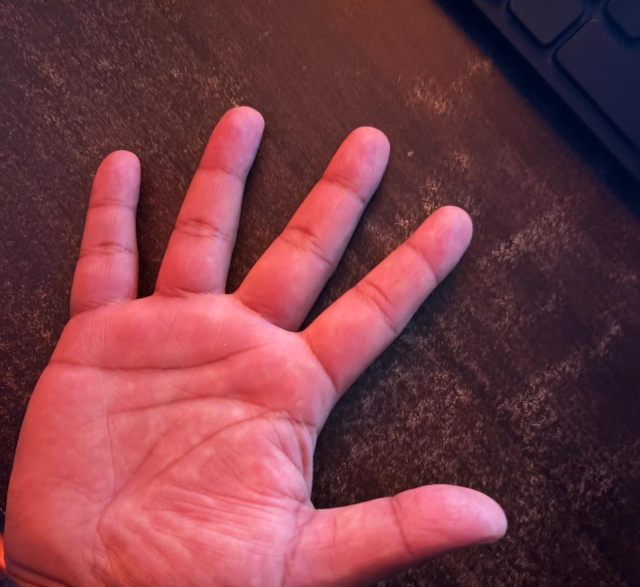
#> input picture dataset/person_1/p1_palm12.jpeg, 1280 x 1173 px (shown at 1/2 size); its folder holds only this picture in this run; the run also reads 1 picture not shown here
$ jupyter execute --allow-errors palm_recognition2.ipynb
#> lines starting #> are read from the running program, lines starting #| are printed output that depends on the picture; after the words box and inside, x2 and y2 are one past the last pixel; in counts of white or black regions, pixels touching at a corner belong together
#> further down, img is the input picture: shape (1173, 1280, 3); mean B, G, R 69.7, 60, 120.3
### pre_pro.py
# [85 lines of commented-out code are left out]


import cv2
import numpy as np
import matplotlib.pyplot as plt


# [100 lines left out: function preprocess_palm_image, not called in this run]


img = cv2.imread("./dataset/person_1/p1_palm.jpeg")

# [12 lines of commented-out code are left out]


"""
Palm Image Preprocessing Pipeline for CNN Training
===================================================
A comprehensive preprocessing pipeline that transforms raw palm images
into normalized, enhanced, and standardized format for deep learning models.

Pipeline Steps:
1. Image Acquisition and Quality Adjustment
2. ROI (Region of Interest) Extraction
3. Enhancement (CLAHE)
4. Normalization and Resizing
5. Data Augmentation (optional, for training)
"""

import cv2
import numpy as np
from PIL import Image
import matplotlib.pyplot as plt
from typing import Tuple, Optional


class PalmPreprocessor:
    """
    Complete preprocessing pipeline for palm recognition images.
    Follows industry best practices for biometric image processing.
    """

    def __init__(self, target_size: Tuple[int, int] = (128, 128)):
        """
        Initialize the preprocessor.

        Args:
            target_size: Output image dimensions (height, width)
        """
        self.target_size = target_size

    def preprocess(self, image: np.ndarray, visualize: bool = False) -> Optional[np.ndarray]:
        """
        Complete preprocessing pipeline for a single palm image.

        Args:
            image: Input image (BGR format from cv2 or RGB from PIL)
            visualize: If True, displays intermediate steps

        Returns:
            Preprocessed image ready for CNN (normalized, grayscale, resized)
            Returns None if preprocessing fails (no hand detected)
        """
        steps = {}

        # Ensure image is in BGR format (OpenCV standard)
        if len(image.shape) == 2:
            # Already grayscale
            image = cv2.cvtColor(image, cv2.COLOR_GRAY2BGR)
        elif image.shape[2] == 4:
            # RGBA to BGR
            image = cv2.cvtColor(image, cv2.COLOR_RGBA2BGR)

        steps['1_original'] = image.copy()

        # ====== STEP 1: Image Acquisition and Quality Adjustment ======

        # 1.1 Initial Cleaning - Remove noise using Gaussian Blur
        denoised = cv2.GaussianBlur(image, (5, 5), 0)
        steps['2_denoised'] = denoised.copy()

        # 1.2 Grayscale Conversion (for final output, but use color for ROI detection)
        gray = cv2.cvtColor(denoised, cv2.COLOR_BGR2GRAY)
        steps['3_grayscale'] = gray.copy()

        # ====== STEP 2: ROI (Region of Interest) Extraction ======

        # 2.1 Segmentation using skin color detection (more robust than simple thresholding)
        roi_mask = self._extract_hand_mask(denoised)
        steps['4_hand_mask'] = roi_mask.copy()

        if roi_mask is None:
            print("❌ No hand detected in image")
            return None

        # 2.2 Morphological Operations to clean the mask
        cleaned_mask = self._clean_mask(roi_mask)
        steps['5_cleaned_mask'] = cleaned_mask.copy()

        # 2.3 Boundary Tracking - Find largest contour (hand)
        contours, _ = cv2.findContours(
            cleaned_mask, cv2.RETR_EXTERNAL, cv2.CHAIN_APPROX_SIMPLE
        )

        if len(contours) == 0:
            print("❌ No contours found")
            return None

        # Find largest contour (should be the hand)
        largest_contour = max(contours, key=cv2.contourArea)

        # 2.4 Extract ROI - Get bounding box of the palm
        x, y, w, h = cv2.boundingRect(largest_contour)

        # Add small padding to ensure we capture the entire palm
        padding = 10
        x = max(0, x - padding)
        y = max(0, y - padding)
        w = min(image.shape[1] - x, w + 2 * padding)
        h = min(image.shape[0] - y, h + 2 * padding)

        # Crop the palm region from grayscale image
        palm_roi = gray[y:y+h, x:x+w]
        steps['6_roi_extracted'] = palm_roi.copy()

        # ====== STEP 3: Enhancement ======

        # 3.1 Apply CLAHE (Contrast Limited Adaptive Histogram Equalization)
        # This enhances the visibility of palm lines, ridges, and texture
        clahe = cv2.createCLAHE(clipLimit=2.0, tileGridSize=(8, 8))
        enhanced = clahe.apply(palm_roi)
        steps['7_enhanced_clahe'] = enhanced.copy()

        # ====== STEP 4: Normalization and Resizing ======

        # 4.1 Resize to target dimensions
        resized = cv2.resize(enhanced, self.target_size, interpolation=cv2.INTER_AREA)
        steps['8_resized'] = resized.copy()

        # 4.2 Pixel Normalization - Scale to [0, 1]
        normalized = resized.astype(np.float32) / 255.0
        steps['9_normalized'] = normalized.copy()

        # Reshape for CNN input (add channel dimension)
        preprocessed = normalized.reshape(self.target_size[0], self.target_size[1], 1)

        if visualize:
            self._visualize_steps(steps)

        return preprocessed

    def _extract_hand_mask(self, image: np.ndarray) -> Optional[np.ndarray]:
        """
        Extract hand region using skin color detection in HSV space.
        More robust than simple grayscale thresholding.
        """
        # Convert to HSV color space
        hsv = cv2.cvtColor(image, cv2.COLOR_BGR2HSV)

        # Define skin color range (works for various skin tones)
        lower_skin = np.array([0, 20, 70], dtype=np.uint8)
        upper_skin = np.array([20, 255, 255], dtype=np.uint8)

        # Create binary mask
        mask = cv2.inRange(hsv, lower_skin, upper_skin)

        return mask

    def _clean_mask(self, mask: np.ndarray) -> np.ndarray:
        """
        Apply morphological operations to clean the binary mask.
        Removes small noise and fills holes.
        """
        # Create morphological kernel
        kernel = cv2.getStructuringElement(cv2.MORPH_ELLIPSE, (11, 11))

        # Opening: removes small noise
        cleaned = cv2.morphologyEx(mask, cv2.MORPH_OPEN, kernel, iterations=2)

        # Closing: fills small holes
        cleaned = cv2.morphologyEx(cleaned, cv2.MORPH_CLOSE, kernel, iterations=2)

        return cleaned

    # [129 lines left out: functions _visualize_steps, create_augmentation_pipeline, preprocess_dataset, not called in this run]


# ====== Example Usage ======

# [67 lines that do not run on import are left out]

### palm_recognition2.ipynb
[cell 1]
import os
import cv2
import numpy as np
import matplotlib.pyplot as plt

from tensorflow.keras.models import Sequential
from tensorflow.keras.layers import Conv2D, MaxPooling2D, Flatten, Dense, Dropout
from tensorflow.keras.utils import to_categorical
from tensorflow.keras.optimizers import Adam

from sklearn.model_selection import train_test_split
from sklearn.metrics import confusion_matrix, classification_report

[cell 2]
import cv2
import numpy as np

def preprocess_palm_image(
    img_bgr,
    IMG_SIZE=128,
    min_area_ratio=0.15
):
    """
    Robust palm preprocessing for CNN training
    """
#> called with IMG_SIZE = 128, min_area_ratio = 0.15

    if img_bgr is None:
        return None

    h_img, w_img = img_bgr.shape[:2]

    # --------------------------------------------------
    # 1. Convert to Grayscale
    # --------------------------------------------------
    gray = cv2.cvtColor(img_bgr, cv2.COLOR_BGR2GRAY)
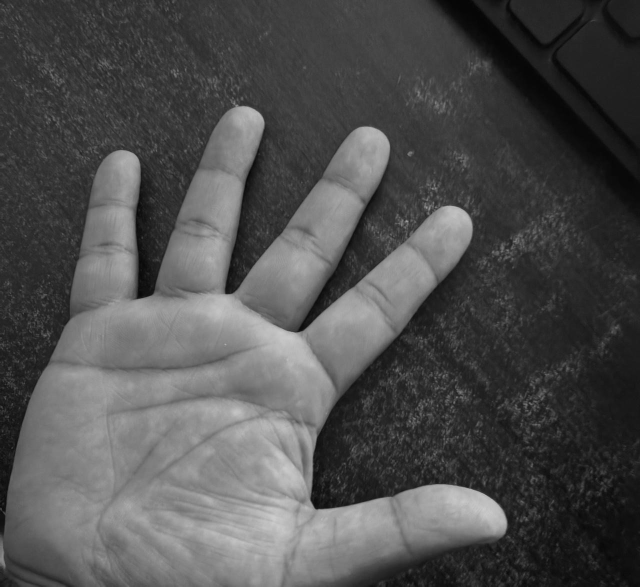
#> gray: shape (1173, 1280) (shown at 1/2 size); min 3, max 206, mean 79.2

    # --------------------------------------------------
    # 2. Noise Reduction (Gaussian Blur)
    # --------------------------------------------------
    blur = cv2.GaussianBlur(gray, (5, 5), 0)

    # --------------------------------------------------
    # 3. Otsu Threshold (Hand vs Background)
    # --------------------------------------------------
    _, thresh = cv2.threshold(
        blur, 0, 255, cv2.THRESH_BINARY + cv2.THRESH_OTSU
    )
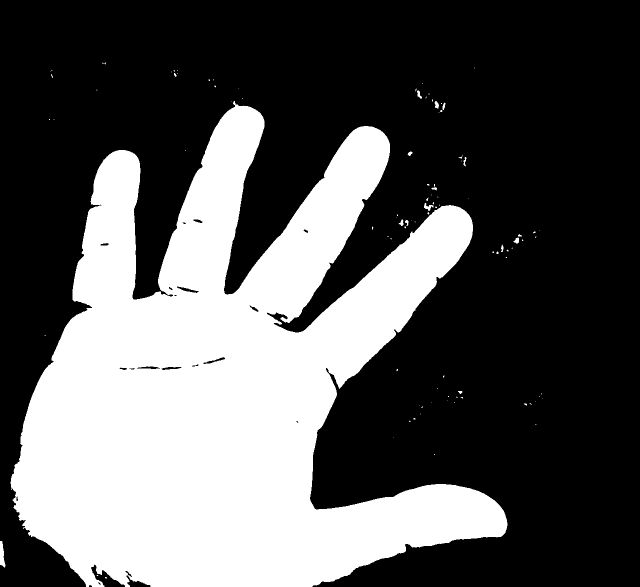
#> thresh: shape (1173, 1280) (shown at 1/2 size); 34.9% white; 99 white regions (83 under 20 px), largest, box (x1, y1, x2, y2) and area: (21, 202, 1015, 1173) 522382, (0, 1082, 11, 1135) 378, (848, 406, 867, 422) 136

    # Ensure hand is white
    if np.mean(thresh) > 127:
        thresh = cv2.bitwise_not(thresh)

    # --------------------------------------------------
    # 4. Morphological Cleaning
    # --------------------------------------------------
    kernel = cv2.getStructuringElement(cv2.MORPH_ELLIPSE, (7, 7))
    clean = cv2.morphologyEx(thresh, cv2.MORPH_CLOSE, kernel, iterations=2)
#> clean: shape (1173, 1280); 35.2% white; 63 white regions (49 under 20 px), largest, box (x1, y1, x2, y2) and area: (21, 202, 1015, 1173) 525775, (0, 1082, 11, 1135) 383, (864, 199, 891, 226) 333
    clean = cv2.morphologyEx(clean, cv2.MORPH_OPEN, kernel, iterations=2)
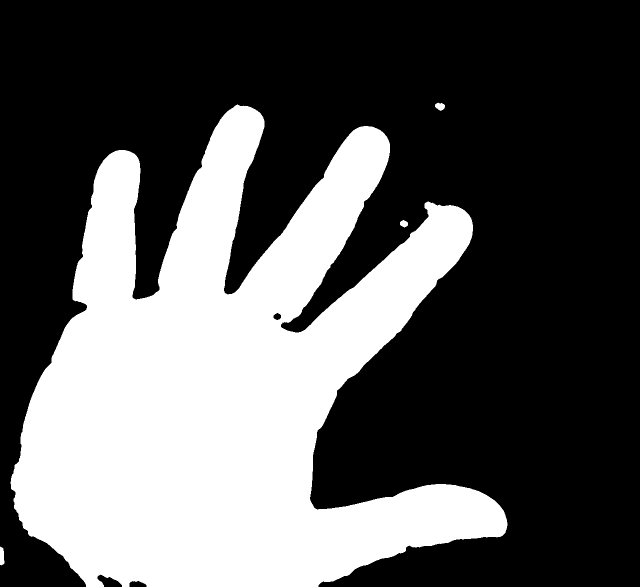
#> clean: shape (1173, 1280) (shown at 1/2 size); 35% white; 4 white regions

    # --------------------------------------------------
    # 5. Contour Detection
    # --------------------------------------------------
    contours, _ = cv2.findContours(
        clean, cv2.RETR_EXTERNAL, cv2.CHAIN_APPROX_SIMPLE
    )
#> contours = 4 contours; box (x1, y1, x2, y2) and area: (21, 209, 1015, 1173) 523098, (0, 1093, 9, 1131) 236, (870, 205, 890, 222) 204, (800, 440, 816, 455) 151

    if not contours:
        return None

    largest = max(contours, key=cv2.contourArea)
#> largest = contour of 2370 points, box (x1, y1, x2, y2) (21, 209, 1015, 1173), area 523098
    area_ratio = cv2.contourArea(largest) / (h_img * w_img)
#> area_ratio = 0.348

    # Reject bad detections
    if area_ratio < min_area_ratio:
        return None

    x, y, w, h = cv2.boundingRect(largest)
#> x = 21; y = 209; w = 994; h = 964
    hand_roi = gray[y:y+h, x:x+w]
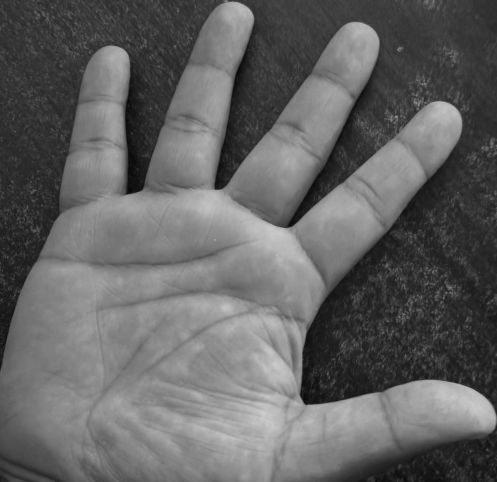
#> hand_roi: shape (964, 994) (shown at 1/2 size); min 5, max 206, mean 99.2

    # --------------------------------------------------
    # 6. Central Palm ROI (Remove wrist & fingers)
    # --------------------------------------------------
    roi_h, roi_w = hand_roi.shape
    cx, cy = roi_w // 2, roi_h // 2
    palm_size = int(min(roi_w, roi_h) * 0.55)

    x1 = max(cx - palm_size // 2, 0)
    y1 = max(cy - palm_size // 2, 0)
    x2 = min(cx + palm_size // 2, roi_w)
    y2 = min(cy + palm_size // 2, roi_h)

    palm_roi = hand_roi[y1:y2, x1:x2]

    # --------------------------------------------------
    # 7. CLAHE Enhancement (Palm Lines)
    # --------------------------------------------------
    clahe = cv2.createCLAHE(clipLimit=2.0, tileGridSize=(8, 8))
    enhanced = clahe.apply(palm_roi)

    # --------------------------------------------------
    # 8. Resize & Normalize
    # --------------------------------------------------
    resized = cv2.resize(enhanced, (IMG_SIZE, IMG_SIZE))
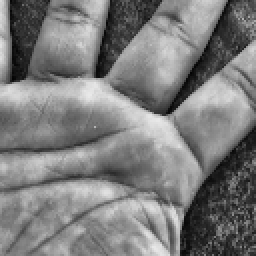
#> resized: shape (128, 128) (shown 2 times larger); min 4, max 233, mean 124.5
    normalized = resized.astype("float32") / 255.0

    return normalized.reshape(IMG_SIZE, IMG_SIZE, 1)

[cell 3]
# [45 lines left out: function debug_preprocessing, not called in this run]

[cell 4]
DATASET_PATH = "dataset"


images, labels = [], []
class_names = sorted(os.listdir(DATASET_PATH))

for idx, cls in enumerate(class_names):
    cls_path = os.path.join(DATASET_PATH, cls)

    for img_name in os.listdir(cls_path):
        img = cv2.imread(os.path.join(cls_path, img_name))
        processed = preprocess_palm_image(img)

        if processed is None:
            continue

        images.append(processed)
        labels.append(idx)
#> pass 2 of the loop `for idx, cls in enumerate(class_names):`:
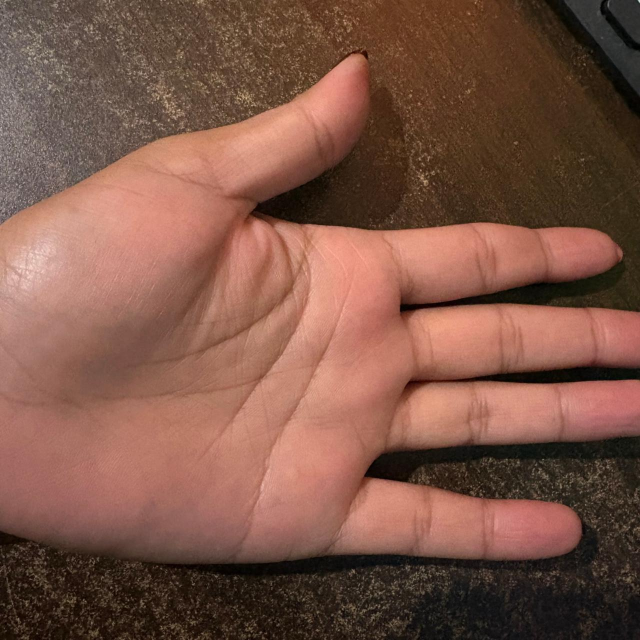
#> input picture dataset/person_2/p2_palm.jpeg, 1280 x 1280 px (shown at 1/2 size)
#> img is the input picture: shape (1280, 1280, 3); mean B, G, R 70.7, 85.3, 124.8
#> blur: shape (1280, 1280)
#> in preprocess_palm_image (call 2), `_, thresh = cv2.threshold( blur, 0, 255, cv2.THRESH_BINARY + cv2.THRES..`:
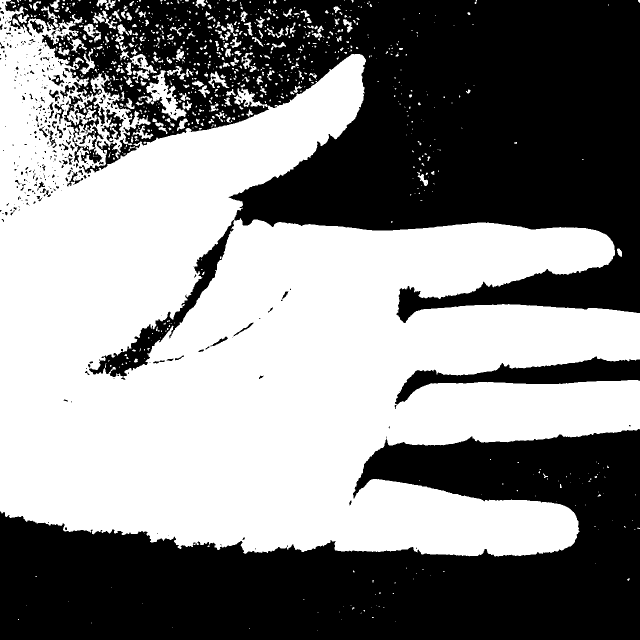
#> thresh: shape (1280, 1280) (shown at 1/2 size); 52.5% white; 423 black regions (323 under 20 px), largest, box (x1, y1, x2, y2) and area: (10, 0, 1280, 754) 432676, (0, 858, 1280, 1280) 317654, (790, 713, 1280, 809) 15555
#> in preprocess_palm_image (call 2), `contours, _ = cv2.findContours( clean, cv2.RETR_EXTERNAL, cv2.CHAIN_AP..`: contours = 8 contours; box (x1, y1, x2, y2) and area: (0, 0, 1280, 644) 477474, (0, 857, 1280, 1280) 316667, (792, 713, 1280, 806) 15076, (195, 472, 454, 757) 12229, (35, 337, 107, 398) 1874, (0, 81, 18, 119) 373, (173, 735, 187, 749) 125, (21, 410, 34, 423) 100
#> largest = contour of 1700 points, box (x1, y1, x2, y2) (0, 0, 1280, 644), area 477474
#> area_ratio = 0.291
#> in preprocess_palm_image (call 2), `x, y, w, h = cv2.boundingRect(largest)`: x = 0; w = 1280; h = 644
#> hand_roi: shape (644, 1280)

images = np.array(images)
#> (the rest of this cell did not finish here and is left out)

[cell 5]
from tensorflow.keras.preprocessing.image import ImageDataGenerator

#> (the rest of this cell did not finish here and is left out)

#> (a cell that did not finish here is left out)

[cell 7]
# Load & Preprocess Dataset
DATASET_PATH = "dataset"
from pre_pro import PalmPreprocessor
palm_preprocessor = PalmPreprocessor()


images = []
labels = []

class_names = sorted(os.listdir(DATASET_PATH))

for idx, person in enumerate(class_names):
    print(f"\n📁 Processing class: {person}")
    person_path = os.path.join(DATASET_PATH, person)

    for img_name in os.listdir(person_path):
        img_path = os.path.join(person_path, img_name)

        img = cv2.imread(img_path)
        processed = palm_preprocessor.preprocess(img)
#> in _clean_mask, `cleaned = cv2.morphologyEx(cleaned, cv2.MORPH_CLOSE, kernel, iteration..`:
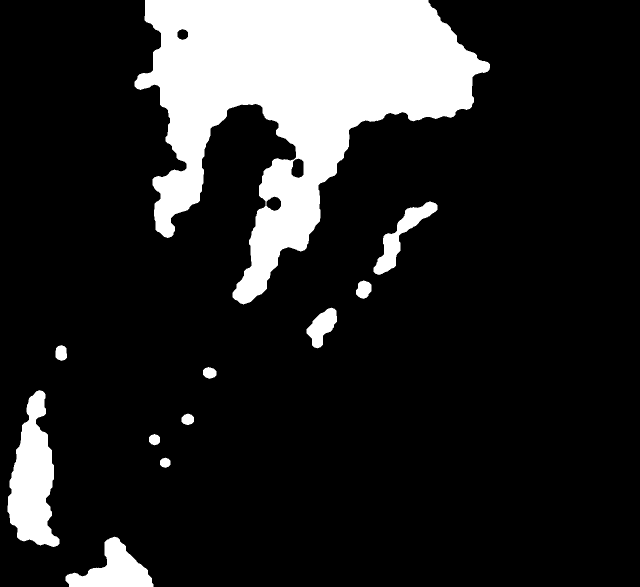
#> cleaned: shape (1173, 1280) (shown at 1/2 size); 15.7% white; 11 white regions
#> in preprocess, `contours, _ = cv2.findContours( cleaned_mask, cv2.RETR_EXTERNAL, cv2.C..`: contours = 11 contours; largest, box (x1, y1, x2, y2) and area: (269, 0, 980, 609) 197439, (15, 780, 119, 1094) 18792, (131, 1073, 307, 1173) 8348, (747, 403, 875, 550) 4940, (613, 615, 674, 697) 2610
#> in preprocess, `largest_contour = max(contours, key=cv2.contourArea)`: largest_contour = contour of 797 points, box (x1, y1, x2, y2) (269, 0, 980, 609), area 197439
#> in preprocess, `x, y, w, h = cv2.boundingRect(largest_contour)`: x = 269; y = 0; w = 711; h = 609
#> in preprocess, `x = max(0, x - padding)`: x = 259
#> in preprocess, `w = min(image.shape[1] - x, w + 2 * padding)`: w = 731
#> in preprocess, `h = min(image.shape[0] - y, h + 2 * padding)`: h = 629
#> in preprocess, `enhanced = clahe.apply(palm_roi)`:
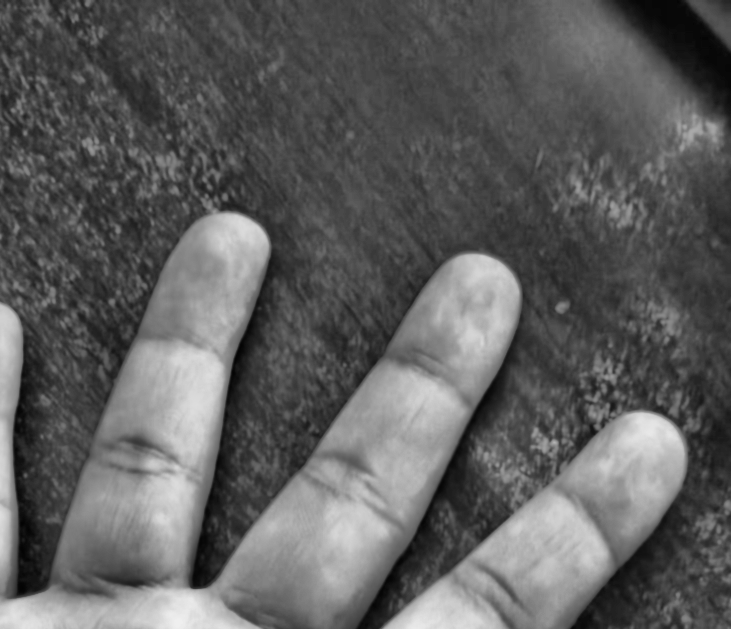
#> enhanced: shape (629, 731); min 3, max 239, mean 94.4
#> in preprocess, `resized = cv2.resize(enhanced, self.target_size, interpolation=cv2.INT..`:
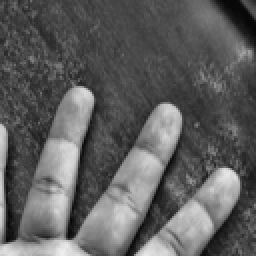
#> resized: shape (128, 128) (shown 2 times larger); min 7, max 239, mean 94.4

        if processed is None:
            continue

        images.append(processed)
        labels.append(idx)
#> pass 2 of the loop `for idx, person in enumerate(class_names):`:
#> denoised: shape (1280, 1280, 3)
#> in preprocess (call 2), `contours, _ = cv2.findContours( cleaned_mask, cv2.RETR_EXTERNAL, cv2.C..`: contours = 2 contours; box (x1, y1, x2, y2) and area: (0, 0, 1280, 1124) 1167050, (1023, 356, 1044, 378) 324
#> largest_contour = contour of 1918 points, box (x1, y1, x2, y2) (0, 0, 1280, 1124), area 1167050
#> in preprocess (call 2), `x, y, w, h = cv2.boundingRect(largest_contour)`: x = 0; w = 1280; h = 1124
#> in preprocess (call 2), `h = min(image.shape[0] - y, h + 2 * padding)`: h = 1144
#> in preprocess (call 2), `resized = cv2.resize(enhanced, self.target_size, interpolation=cv2.INT..`:
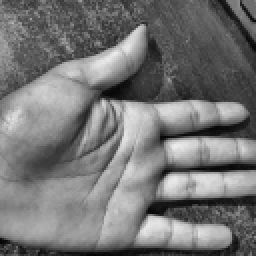
#> resized: shape (128, 128) (shown 2 times larger); min 4, max 237, mean 117


cv2.imshow("Processed Palm Image", images[0])
cv2.waitKey(0)
images = np.array(images)
#> (the rest of this cell did not finish here and is left out)

[cell 8]
# [106 lines of commented-out code are left out]

[cell 9]
# Train/Test Split
X_train, X_test, y_train, y_test = train_test_split(
    images, labels, test_size=0.2, random_state=42, shuffle=True
)
#> y_train = [0]; y_test = [1]
#> `img = cv2.resize(img, (IMG_SIZE, IMG_SIZE))`:
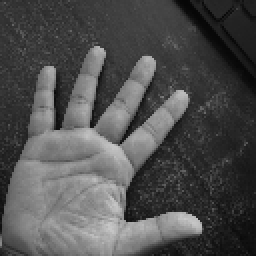
#> img: shape (128, 128) (shown 2 times larger); min 6, max 200, mean 79.1

[cell 10]
IMG_SIZE = 128
# CNN Model (From Scratch)
#> (the rest of this cell did not finish here and is left out)

#> (a cell that did not finish here is left out)

#> (a cell that did not finish here is left out)

#> (a cell that did not finish here is left out)

[cell 14]
# [6 lines of commented-out code are left out]


from tensorflow.keras.models import Model

#> (the rest of this cell did not finish here and is left out)

[cell 15]
import pickle

reference_embeddings = {}
EMBEDDING_THRESHOLD = 1.2

#> (the rest of this cell did not finish here and is left out)

#> (a cell that did not finish here is left out)

[cell 17]
# Random Image Prediction Test

import random
import matplotlib.pyplot as plt

# Confidence threshold for unknown detection
CONFIDENCE_THRESHOLD = 0.6

# Pick random class
true_label = random.choice(class_names)
class_path = os.path.join(DATASET_PATH, true_label)

# Pick random image from that class
img_name = random.choice(os.listdir(class_path))
img_path = os.path.join(class_path, img_name)

# Load and preprocess image
img = cv2.imread(img_path)
img_gray = cv2.cvtColor(img, cv2.COLOR_BGR2GRAY)
img_resized = cv2.resize(img_gray, (IMG_SIZE, IMG_SIZE))
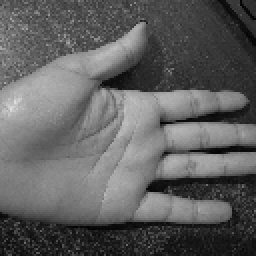
#> img_resized: shape (128, 128) (shown 2 times larger); min 1, max 225, mean 95.6
img_norm = img_resized / 255.0
img_input = img_norm.reshape(1, IMG_SIZE, IMG_SIZE, 1)

# Predict
#> (the rest of this cell did not finish here and is left out)
